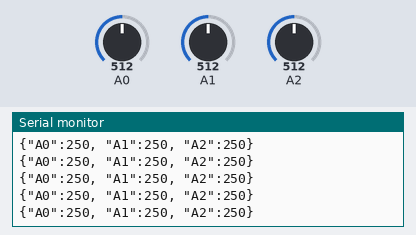
Simulated run of this sketch. Board: Arduino Uno, built with avr-gcc and run on an emulated ATmega328P. Shown: the last lines printed to the serial monitor. Inputs (shaded band) come from the test bench; at power-on: A0 = 512, A1 = 512, A2 = 512.

Above: at 1.3 s.
1.4 s: A0 set to 716
At 1.42 s:
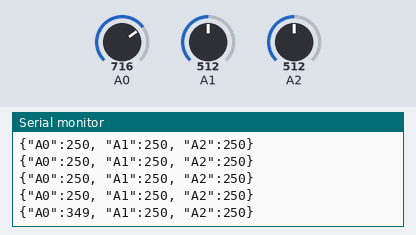
2.9 s: A1 set to 716
At 2.94 s:
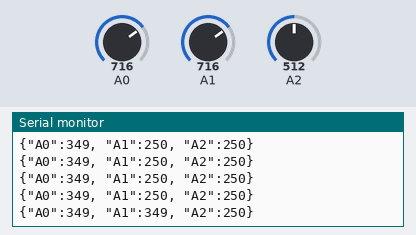
5.9 s: A2 set to 716
At 5.98 s:
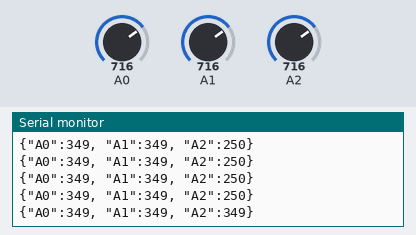
7.4 s: A0 set to 900
At 7.5 s:
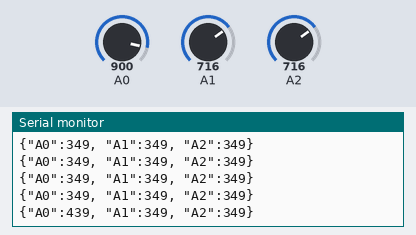
8.9 s: A1 set to 900
At 8.91 s:
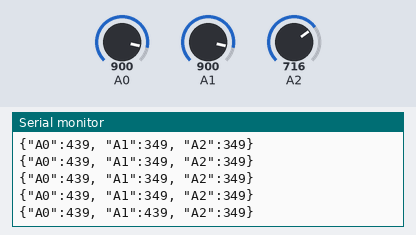
10.4 s: A2 set to 900
At 10.43 s:
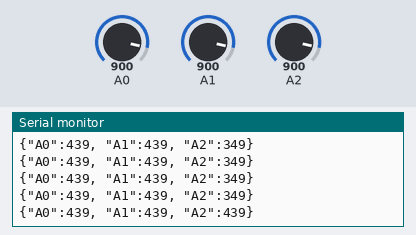
Timing chart, 0 to 12.9 s (numbered marks = the images above; inputs shaded):
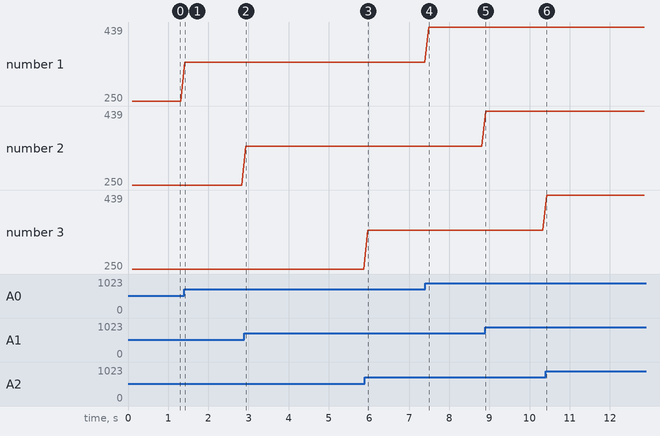

The sketch:

LM35_TempReader.ino
```cpp
/*
 * Du an: Doc nhiet do LM35 va gui qua Serial
 * Tinh nang: Doc 3 kenh A0, A1, A2 (Nhanh feature/add-channel-A2)
 */
// Khai bao mang de luu tru cho 3 kenh (Toi uu hoa theo huong Clean Code)
int adcValues[3];
float nhietDo[3];
// Tang kich thuoc buffer len 30 de tranh loi tran bo nho (buffer overflow) khi chuoi dai hon
char chuoi[30];

void setup() {
  Serial.begin(9600);
  delay(100);
}

void loop() {
  // 1. Doc va tinh toan cho Kenh A0
  adcValues[0] = analogRead(A0);
  nhietDo[0] = (adcValues[0] * 500.0) / 1023.0;

  // 2. Doc va tinh toan cho Kenh A1
  adcValues[1] = analogRead(A1);
  nhietDo[1] = (adcValues[1] * 500.0) / 1023.0;


  // Dong goi du lieu thanh chuoi CSV (NhietDo1,NhietDo2)
 sprintf(chuoi, "{\"A0\":%d, \"A1\":%d}\n", (int)nhietDo[0], (int)nhietDo[1]);


  // 3. Doc va tinh toan cho Kenh A2 (Tinh nang moi bo sung)
  adcValues[2] = analogRead(A2);
  nhietDo[2] = (adcValues[2] * 500.0) / 1023.0;

  // Dong goi du lieu thanh chuoi CSV (GiaTri1,GiaTri2,GiaTri3)
  sprintf(chuoi, "{\"A0\":%d, \"A1\":%d, \"A2\":%d}\n", (int)nhietDo[0], (int)nhietDo[1], (int)nhietDo[2]);

  Serial.print(chuoi);

  delay(100);
}
```

Measured:
- after the input at 1.4 s, the serial monitor: prints a new line at once (image 1)
- after the input at 2.9 s, the serial monitor: prints a new line at once (image 2)
- after the input at 5.9 s, the serial monitor: prints a new line after 0.07 s (image 3)
- after the input at 7.4 s, the serial monitor: prints a new line after 0.09 s (image 4)
- after the input at 8.9 s, the serial monitor: prints a new line at once (image 5)
- after the input at 10.4 s, the serial monitor: prints a new line at once (image 6)
- plotted number 1: 250 → 349 after the input at 1.4 s, 349 → 439 after the input at 7.4 s
